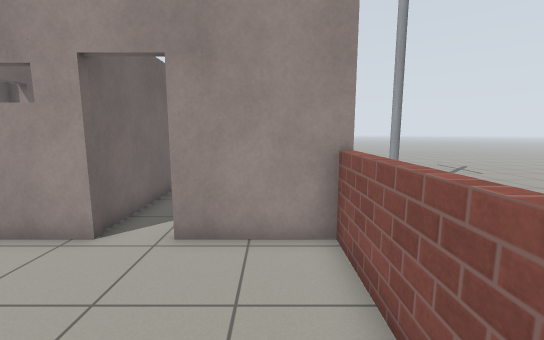
[1] (above)

16 first-person views from a walk through a robot-simulator world made for Gazebo. The camera is 1.2 m above the floor, tilts 8° down and sees 90° across. The floor is counted in squares, 0.5 m on a side. Each view is taken from the middle of a square. On the plan, view 1 faces up. The plan holds only what a view shows up to about 18 squares ahead; the rest is blank. Simple patterns stand in for the simulator's built-in surfaces. Some stock models are drawn as simple stand-ins.

[2]
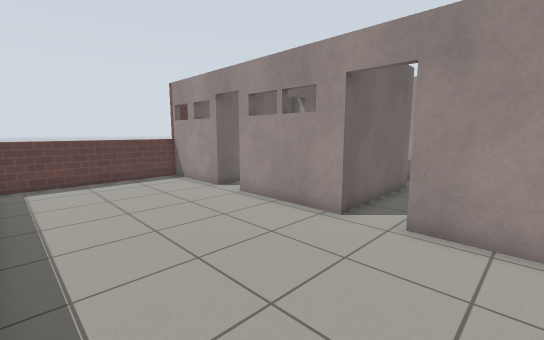

[3]
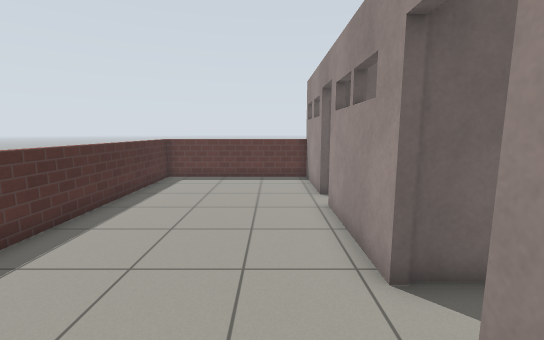

[4]
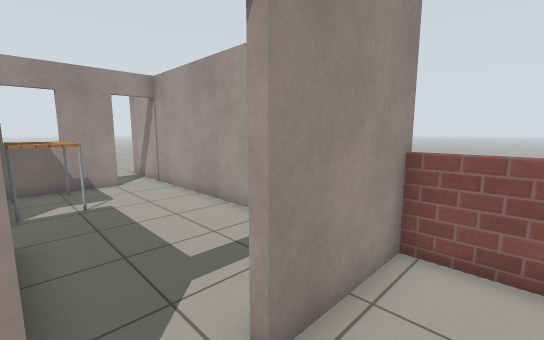

[5]
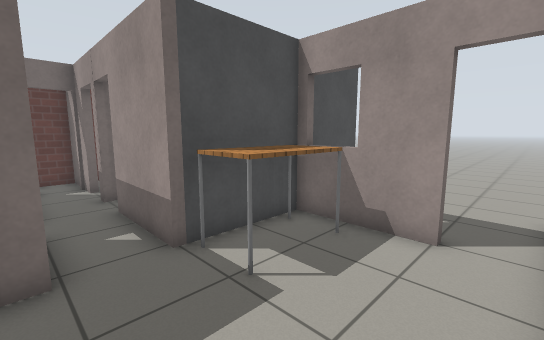

[6]
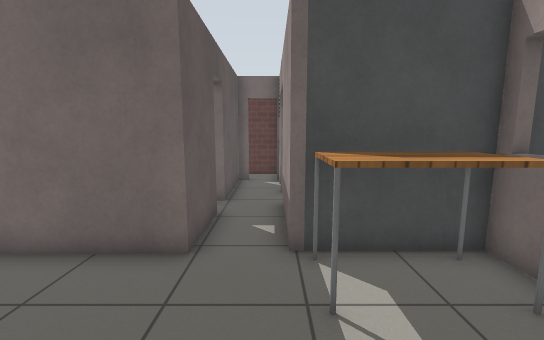

[7]
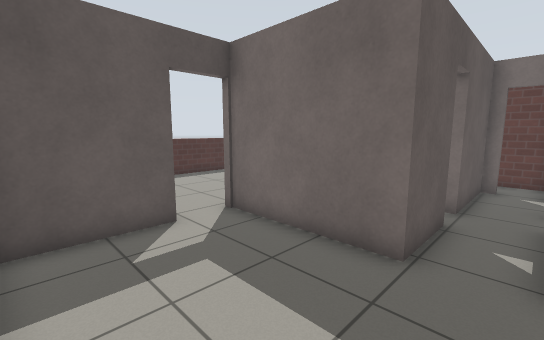

[8]
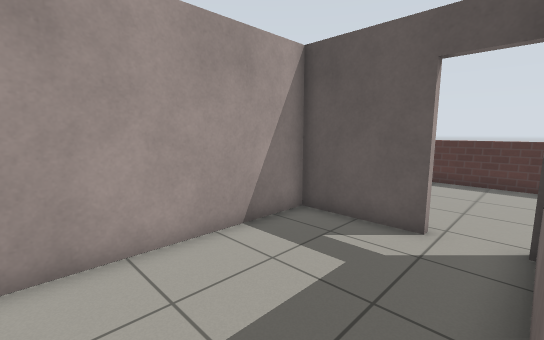

[9]
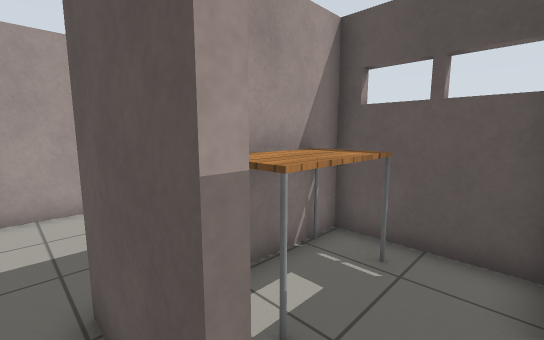

[10]
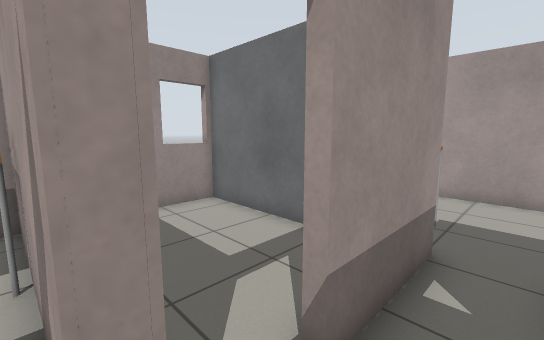

[11]
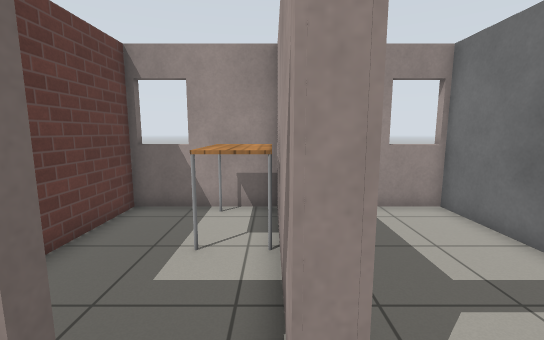

[12]
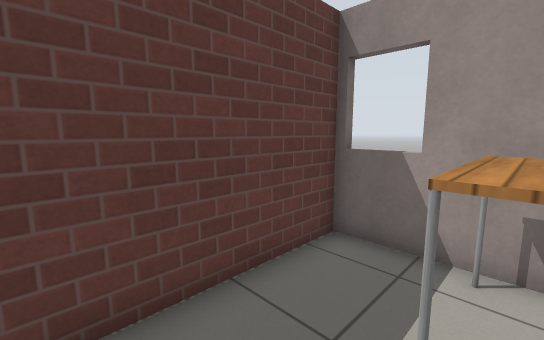

[13]
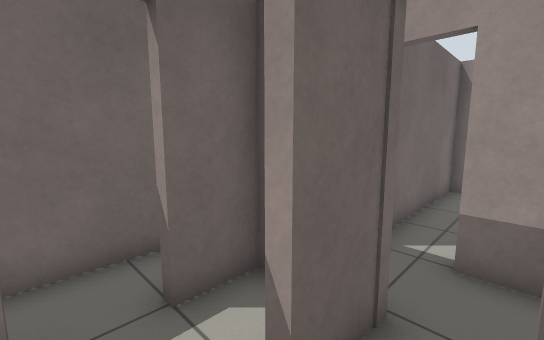

[14]
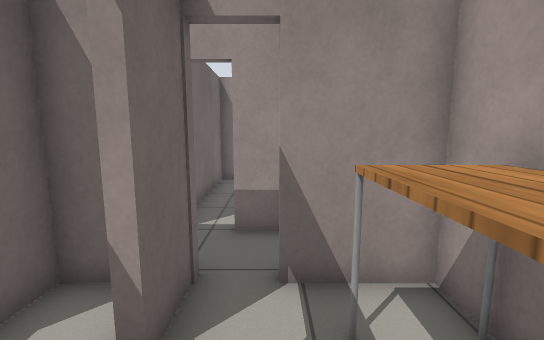

[15]
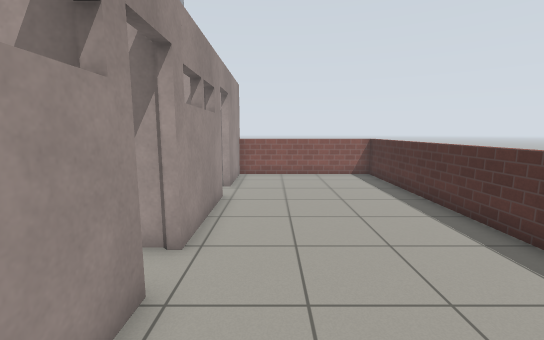

[16]
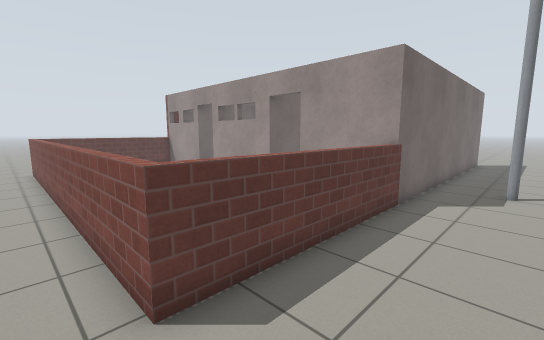

### Floor plan
Key: @ floor where view 1 was taken; # wall or solid block; . floor; D open door; = window, fence, low wall or low ledge; P pole; T table.
Columns run from 16 left of view 1 to 5 right of it. Each row starts with its distance up from view 1.
 22                ...
 21   #=######==#  ...
 20  ##..T#. ...#  ...#...
 19  #...TT. ...#  ...#...
 18  #...TT.....#=##DD#...
 17  #....#.....#...DD#...
 16  #....#.....#T....#...
 15  # ...#.....#T....#...
 14  # ##DDDD####T....#...
 13  ###DDDDD.........#...
 12  ###D.............#...
 11    #####DD###.....#...
 10     #.#.#.TT#.....#.P.
  9     #DDDD.TT#.....#...
  8     #D# D.TT#.....#...
  7     #.#.#.TT#.....#...
  6  #####DD####DD#####...
  5  =................=...
  4  =................=...
  3  =................=...
  2  =................=...
  1  =................=...
  0  =..............@.=..
 -1  ==...............=.
 -2 ..================#
 -3 ..................   .

Positions as (right, up) in squares from view 1, and headings:
1: (0, 0), facing up
2: (0, -1), facing up-left
3: (0, 4), facing left
4: (-4, 4), facing up-right
5: (1, 11), facing up-left
6: (1, 13), facing left
7: (1, 13), facing down-left
8: (-4, 13), facing down-right
9: (-8, 12), facing down-right
10: (-10, 12), facing up-right
11: (-10, 12), facing up
12: (-11, 15), facing up-left
13: (-7, 8), facing up-left
14: (-7, 7), facing up
15: (-14, 4), facing right
16: (5, -3), facing up-left
